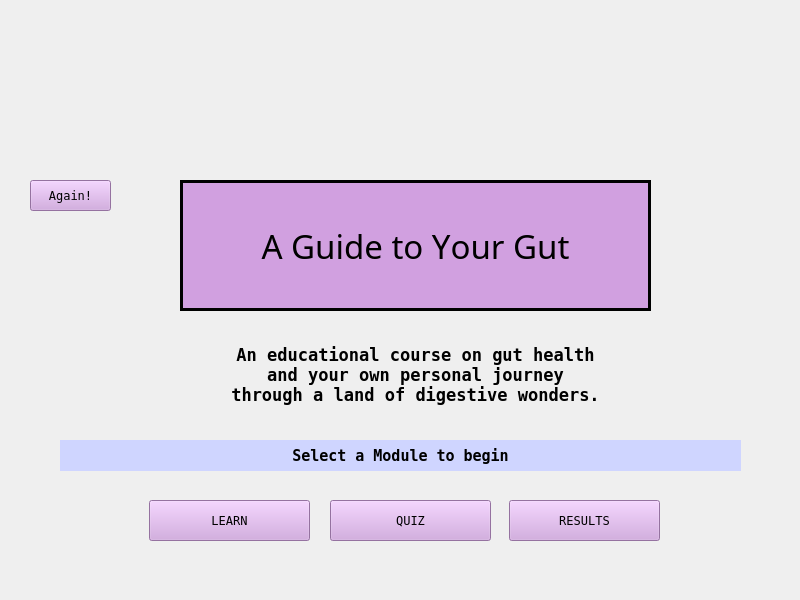
<?xml version="1.0" encoding="UTF-8"?>
<ui version="4.0">
 <class>StartWidget</class>
 <widget class="QWidget" name="StartWidget">
  <property name="geometry">
   <rect>
    <x>0</x>
    <y>0</y>
    <width>800</width>
    <height>600</height>
   </rect>
  </property>
  <property name="maximumSize">
   <size>
    <width>16777215</width>
    <height>16777215</height>
   </size>
  </property>
  <property name="font">
   <font>
    <family>Terminal</family>
   </font>
  </property>
  <property name="windowTitle">
   <string>Form</string>
  </property>
  <widget class="Physics" name="widget" native="true">
   <property name="geometry">
    <rect>
     <x>0</x>
     <y>0</y>
     <width>800</width>
     <height>600</height>
    </rect>
   </property>
   <widget class="QLabel" name="pooedPoo">
    <property name="geometry">
     <rect>
      <x>0</x>
      <y>-50</y>
      <width>531</width>
      <height>400</height>
     </rect>
    </property>
    <property name="font">
     <font>
      <family>System</family>
      <bold>true</bold>
     </font>
    </property>
    <property name="text">
     <string/>
    </property>
   </widget>
   <widget class="QPushButton" name="replayButton">
    <property name="geometry">
     <rect>
      <x>30</x>
      <y>180</y>
      <width>81</width>
      <height>31</height>
     </rect>
    </property>
    <property name="styleSheet">
     <string notr="true">background-color: rgb(209, 160, 224);</string>
    </property>
    <property name="text">
     <string>Again!</string>
    </property>
   </widget>
   <widget class="QLabel" name="title">
    <property name="geometry">
     <rect>
      <x>180</x>
      <y>180</y>
      <width>471</width>
      <height>131</height>
     </rect>
    </property>
    <property name="font">
     <font>
      <family>Ravie</family>
      <pointsize>25</pointsize>
      <bold>false</bold>
      <kerning>false</kerning>
     </font>
    </property>
    <property name="autoFillBackground">
     <bool>false</bool>
    </property>
    <property name="styleSheet">
     <string notr="true">color: rgb(0, 0, 0);
background-color: rgb(209, 160, 224);
border-color: rgb(0, 0, 0);</string>
    </property>
    <property name="frameShape">
     <enum>QFrame::Shape::Box</enum>
    </property>
    <property name="lineWidth">
     <number>3</number>
    </property>
    <property name="text">
     <string>A Guide to Your Gut</string>
    </property>
    <property name="alignment">
     <set>Qt::AlignmentFlag::AlignCenter</set>
    </property>
    <property name="wordWrap">
     <bool>true</bool>
    </property>
   </widget>
   <widget class="QLabel" name="instructions">
    <property name="geometry">
     <rect>
      <x>60</x>
      <y>440</y>
      <width>681</width>
      <height>31</height>
     </rect>
    </property>
    <property name="font">
     <font>
      <pointsize>11</pointsize>
      <italic>false</italic>
      <bold>true</bold>
      <kerning>true</kerning>
     </font>
    </property>
    <property name="autoFillBackground">
     <bool>false</bool>
    </property>
    <property name="styleSheet">
     <string notr="true">color: black;
background-color: rgb(207, 213, 255);</string>
    </property>
    <property name="text">
     <string>Select a Module to begin</string>
    </property>
    <property name="alignment">
     <set>Qt::AlignmentFlag::AlignCenter</set>
    </property>
   </widget>
   <widget class="QPushButton" name="resultsButton">
    <property name="geometry">
     <rect>
      <x>509</x>
      <y>500</y>
      <width>151</width>
      <height>41</height>
     </rect>
    </property>
    <property name="styleSheet">
     <string notr="true">background-color: rgb(209, 160, 224);</string>
    </property>
    <property name="text">
     <string>RESULTS</string>
    </property>
   </widget>
   <widget class="QPushButton" name="learnButton">
    <property name="geometry">
     <rect>
      <x>149</x>
      <y>500</y>
      <width>161</width>
      <height>41</height>
     </rect>
    </property>
    <property name="styleSheet">
     <string notr="true">background-color: rgb(209, 160, 224);</string>
    </property>
    <property name="text">
     <string>LEARN</string>
    </property>
   </widget>
   <widget class="QPushButton" name="quizButton">
    <property name="geometry">
     <rect>
      <x>330</x>
      <y>500</y>
      <width>161</width>
      <height>41</height>
     </rect>
    </property>
    <property name="styleSheet">
     <string notr="true">background-color: rgb(209, 160, 224);</string>
    </property>
    <property name="text">
     <string>QUIZ</string>
    </property>
   </widget>
   <widget class="QLabel" name="title_2">
    <property name="geometry">
     <rect>
      <x>230</x>
      <y>320</y>
      <width>371</width>
      <height>111</height>
     </rect>
    </property>
    <property name="font">
     <font>
      <family>Terminal</family>
      <pointsize>13</pointsize>
      <bold>true</bold>
     </font>
    </property>
    <property name="autoFillBackground">
     <bool>false</bool>
    </property>
    <property name="styleSheet">
     <string notr="true">color: rgb(0, 0, 0);</string>
    </property>
    <property name="frameShape">
     <enum>QFrame::Shape::NoFrame</enum>
    </property>
    <property name="lineWidth">
     <number>3</number>
    </property>
    <property name="text">
     <string>An educational course on gut health and your own personal journey through a land of digestive wonders.</string>
    </property>
    <property name="alignment">
     <set>Qt::AlignmentFlag::AlignCenter</set>
    </property>
    <property name="wordWrap">
     <bool>true</bool>
    </property>
   </widget>
   <zorder>replayButton</zorder>
   <zorder>title</zorder>
   <zorder>pooedPoo</zorder>
   <zorder>instructions</zorder>
   <zorder>resultsButton</zorder>
   <zorder>learnButton</zorder>
   <zorder>quizButton</zorder>
   <zorder>title_2</zorder>
  </widget>
 </widget>
 <customwidgets>
  <customwidget>
   <class>Physics</class>
   <extends>QWidget</extends>
   <header location="global">physics.h</header>
   <container>1</container>
  </customwidget>
 </customwidgets>
 <tabstops>
  <tabstop>learnButton</tabstop>
  <tabstop>quizButton</tabstop>
  <tabstop>resultsButton</tabstop>
 </tabstops>
 <resources/>
 <connections/>
</ui>
